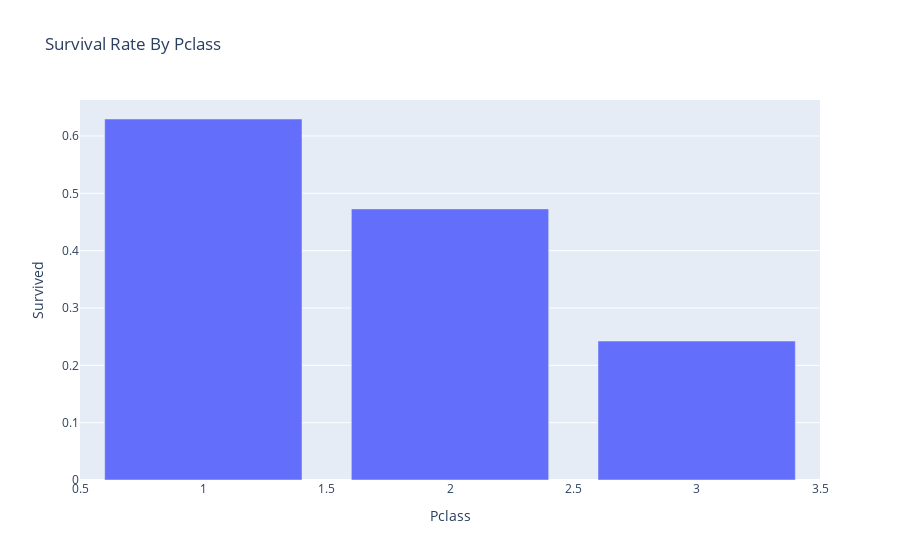

Write notebook code for a chart like this one.
### Code cell
Pclass_survival=data.groupby('Pclass')['Survived'].mean().reset_index()
fig=px.bar(Pclass_survival,x='Pclass',y='Survived', title='Survival Rate By Pclass')
fig.show()

### Figure 1 — Plotly figure (JSON) as saved in the notebook; plotly's stock layout.template omitted (floating-point values rounded to 4 significant figures)
{"data": [{"alignmentgroup": "True", "hovertemplate": "Pclass=%{x}<br>Survived=%{y}<extra></extra>", "legendgroup": "", "marker": {"color": "#636efa", "pattern": {"shape": ""}}, "name": "", "offsetgroup": "", "orientation": "v", "showlegend": false, "textposition": "auto", "type": "bar", "x": [1, 2, 3], "xaxis": "x", "y": [0.6296, 0.4728, 0.2424], "yaxis": "y"}], "layout": {"autosize": true, "barmode": "relative", "legend": {"tracegroupgap": 0}, "title": {"text": "Survival Rate By Pclass"}, "xaxis": {"anchor": "y", "autorange": true, "domain": [0, 1], "range": [0.5, 3.5], "title": {"text": "Pclass"}, "type": "linear"}, "yaxis": {"anchor": "x", "autorange": true, "domain": [0, 1], "range": [0, 0.6628], "title": {"text": "Survived"}, "type": "linear"}}}
